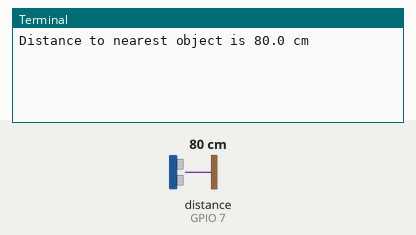
Simulated run of this program. Board: Raspberry Pi (BCM pin numbers). On the bench: the last lines printed to the terminal. The test bench sets the inputs (shaded band); at power-on: distance to the obstacle (sensor on GPIO 7) 80 cm. The echo pulse lasts 58.3 µs per cm.

Above: at 1.2 s.
1.3 s: distance to the obstacle (sensor on GPIO 7) set to 2 cm
At 2.1 s:
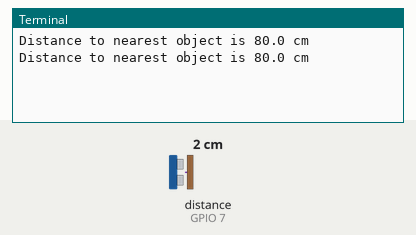
2.8 s: distance to the obstacle (sensor on GPIO 7) set to 4 cm
At 4.3 s:
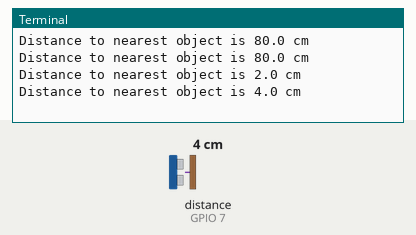
Timing chart, 0 to 5.8 s (numbered marks = the images above; inputs shaded):
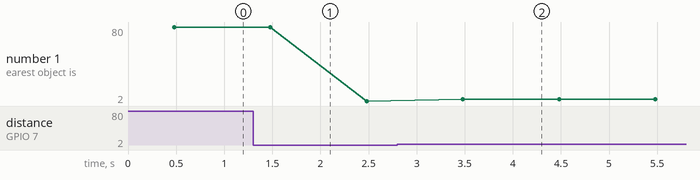

The program:

1.2_gpzUltrasonico.py
```python
from gpiozero import DistanceSensor
from time import sleep

GPIO_TRIGGER = 8
GPIO_ECHO = 7
sensor = DistanceSensor(GPIO_ECHO, GPIO_TRIGGER)

while True:
    print('Distance to nearest object is', sensor.distance * 100, 'cm')
    sleep(1)
```

Measured:
- after the input at 2.8 s, the terminal: prints a new line after 0.68 s (image 2)
- plotted number 1: 80 → 2 after the input at 1.3 s, 2 → 4 after the input at 2.8 s
